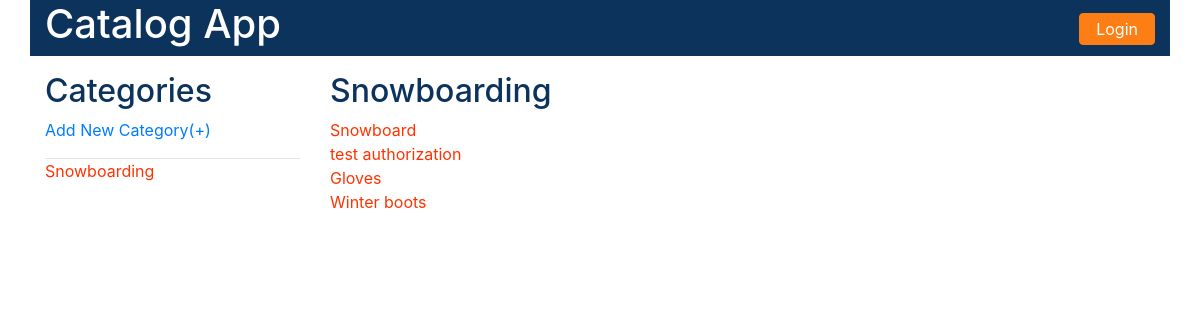
/catalog/Snowboarding/items/, run on an earlier commit of the app's database.
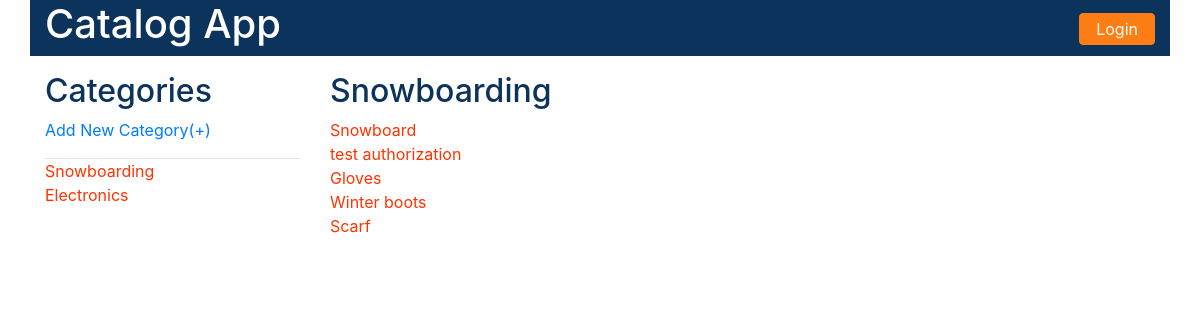
And on a later commit of the database.
### models.py (models this page shows, shortened)
class Category(Base):
    __tablename__ = 'category'
    id = Column(Integer, primary_key=True)
    name = Column(String(250))
    user_id = Column(Integer, ForeignKey('user.id'))
    user = relationship(User)

class Item(Base):
    __tablename__ = 'item'
    id = Column(Integer, primary_key=True)
    name = Column(String(250))
    description = Column(String(1500))
    category_id = Column(Integer, ForeignKey('category.id'))
    user_id = Column(Integer, ForeignKey('user.id'))
    category = relationship(Category)
    user = relationship(User)

### catalogViews.py (the view)
@app.route('/catalog/<category_name>/')
@app.route('/catalog/<category_name>/items/')
def show_category_items(category_name):
    category = session.query(Category).filter_by(name=category_name).first()
    categories = session.query(Category).all()
    if category is not None:
        items = session.query(Item).filter_by(category_id=category.id)
        if 'username' not in login_session:
            return render_template('public_category.html', category=category, items=items, categories = categories)
        else:
            return render_template('category.html', category=category, items=items, categories = categories)
    else:
        return "No Items to display"  # message flashing

### templates/public_category.html (shortened to what this page needs)
<!DOCTYPE html>
<html lang="en">
<head>
<link rel="stylesheet"
	href="{{ url_for('static', filename='css/bootstrap.css') }}">
<link rel="stylesheet"
	href="{{ url_for('static', filename='css/style.css') }}">
</head>
<body>
	<main class="container"> <header class="row">
		<h1 class="col-md-4 text-left"><a href="{{url_for('show_categories')}}" style="color:white">Catalog App</a></h1>
		<div class="col-md-6"></div>
		<div class="col-md-2 text-right">
			<form method="GET" action="{{url_for('showLogin')}}">
				<button type="submit" class="text-center btn btn-default login">Login</button>
			</form>
		</div>
	</header>
	<section class="row vdivide">
		<sidebar class="col-md-3">
		<h2>Categories</h2>
		<form action="#" method="POST">
			<a href="{{url_for('add_category')}}">Add New Category(+)</a>
			<hr/>
			<ul class="text-left">
				{% for category in categories %}
				<li>
					<a
						href="{{url_for('show_category_items', category_name = category.name)}}"><span class="item-category">{{category.name}}</span>
					</a>
				</li>
				{% endfor %}
			</ul>
		</form>
		</sidebar>
		<section class="col-md-9 items">
			<h2>{{category.name}}</h2>
			<ul class="text-left">
 				{% for item in items %}
 				<li>
 					<a href="{{url_for('show_item', category_name = category.name, item_name = item.name)}}"><span class="item-category">{{item.name}}</span></a>
				</li>
				{% endfor %}
			</ul>
		</section>
	</section>
	</main>
</body>
</html>

What changed in the data, as far as the page shows it:
added Category: name "Electronics"
added Item: name "Scarf"
